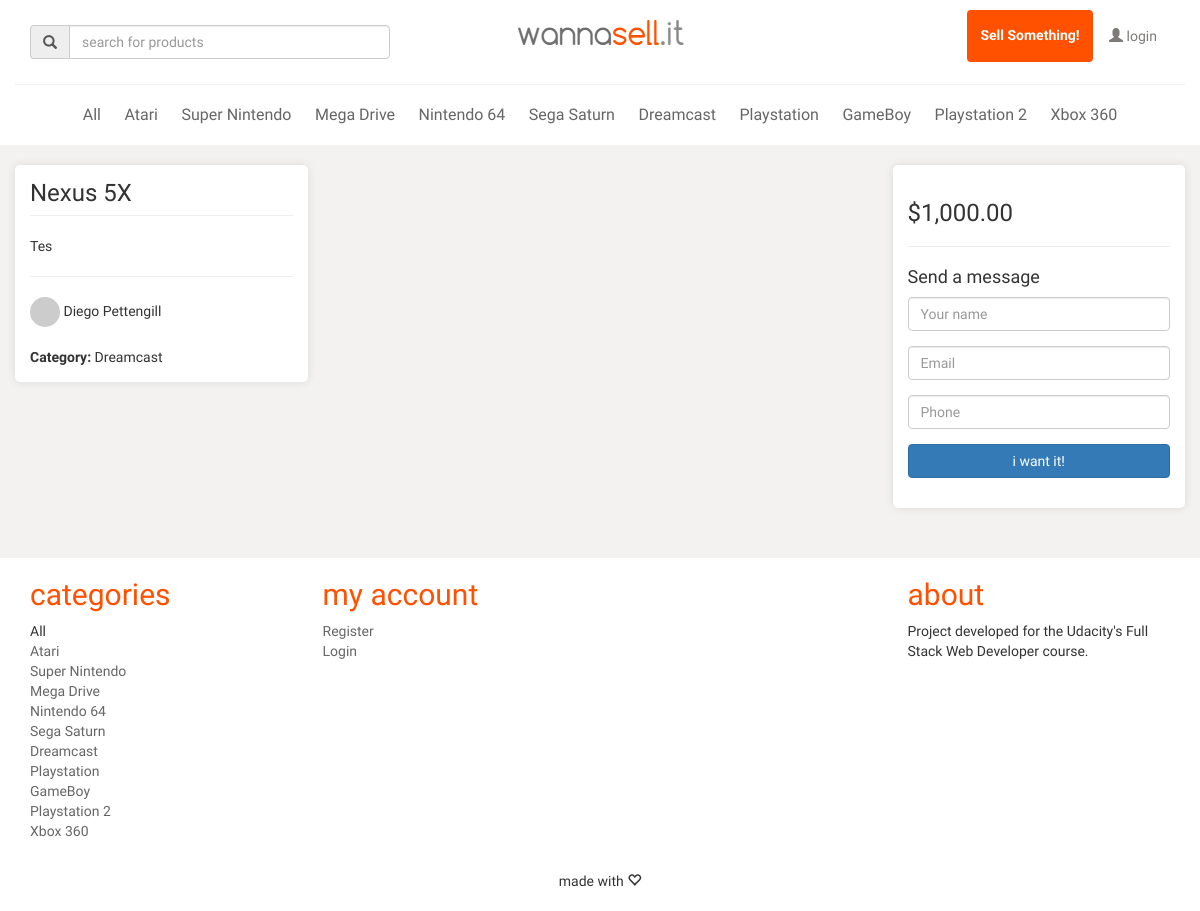
Before: /product/1/test with the older database file.
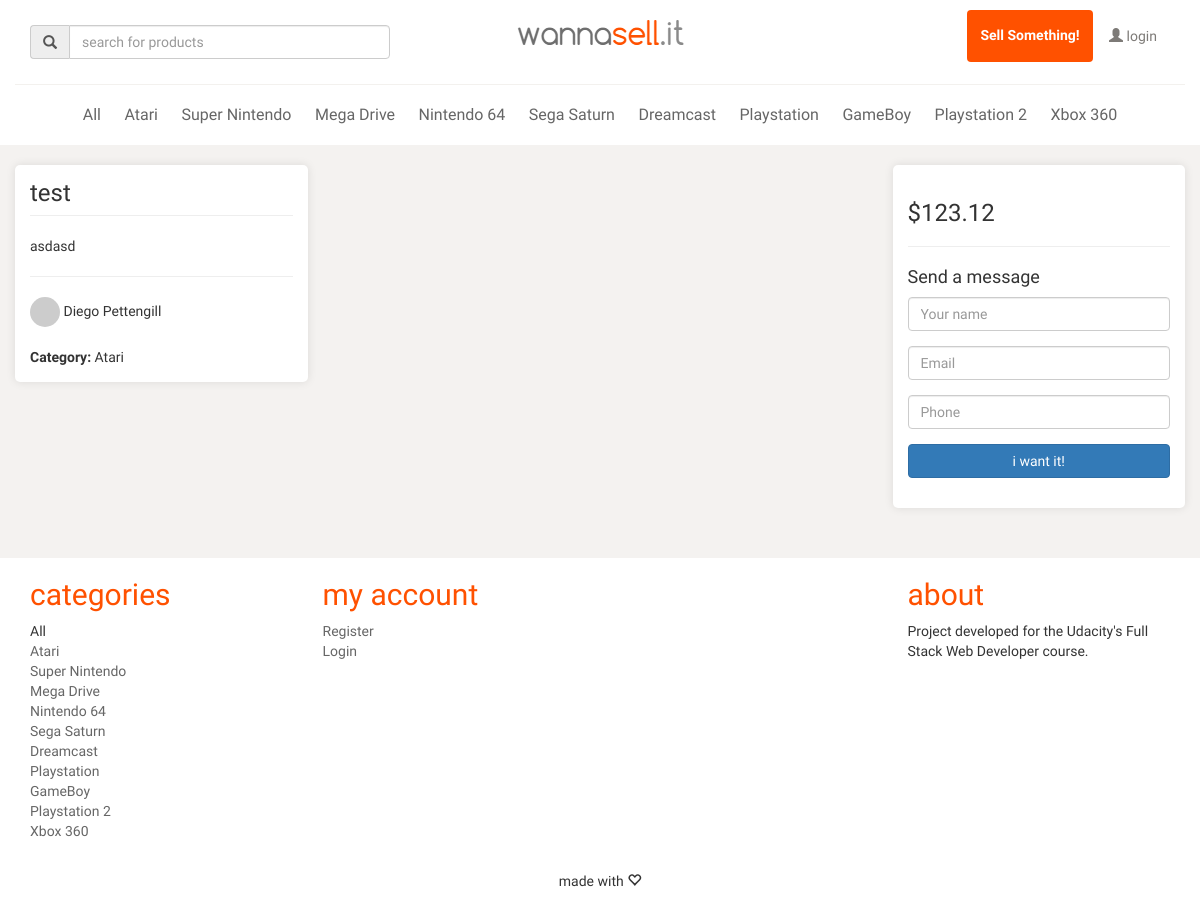
After: the same page with the newer database file.
### catalog/models.py (models this page shows, shortened)
class Product(Base):
    __tablename__ = "products"
    id = Column(Integer, primary_key=True)
    title = Column(String(150), nullable=False)
    slug = Column(String(150), nullable=False)
    description = Column(Text)
    category_id = Column(Integer, ForeignKey("categories.id"))
    category = relationship(Category)
    user_id = Column(Integer, ForeignKey("users.id"))
    user = relationship(User)
    picture = Column(String(250))
    price = Column(Integer)
    created_at = Column(DateTime, default=get_current_time)
    updated_at = Column(DateTime, default=get_current_time,
                        onupdate=get_current_time)

class Category(Base):
    __tablename__ = "categories"
    id = Column(Integer, primary_key=True)
    name = Column(String(100), nullable=False)
    slug = Column(String(100), nullable=False)

### catalog/site/routes.py (the view)
@site.route('/product/<int:product_id>/<product_slug>')
def product_view(product_id, product_slug):
    product = Product.query.filter_by(id=product_id).first()
    return render_template(
        'products/view.html',
        product=product
    )

### catalog/site/routes.py (called while the page is built)
@app.context_processor
def inject():
    categories = Category.query.all()
    return dict(categories=categories)

### catalog/site/templates/products/view.html (shortened to what this page needs)
{% extends "main.html" %}
{% block content %}
<div class="container page">
    <div class="row">
        <div class="col-xs-3 col-sm-3 col-md-3 col-lg-3 box">
            <div class="page-header">
                <h3>{{ product.title }}</h3>
            </div>
            <p>
                {{ product.description }}
            </p>
            <hr>
            <div class="item-author">
                <img src="https://placehold.it/30x30" class="img-circle"
                     alt="">
                {{ product.user.name }}
            </div>
            <div class="item-category">
                <strong>Category:</strong> {{ product.category.name }}
            </div>
        </div>
        <div class="col-xs-6 col-sm-6 col-md-6 col-lg-6">
            <div class="product-actions">
            </div>
        </div>
        <div class="col-xs-3 col-sm-3 col-md-3 col-lg-3 box">
            <h3>
                ${{ product.price }}
            </h3>
            <hr>
            <h4>
                Send a message
            </h4>
            <form action="">
                <div class="form-group">
                    <input type="text" class="form-control" name="name"
                           placeholder="Your name">
                </div>
                <div class="form-group">
                    <input type="text" class="form-control" name="email"
                           placeholder="Email">
                </div>
                <div class="form-group">
                    <input type="text" class="form-control" name="phone"
                           placeholder="Phone">
                </div>
                <div class="form-group">
                     <button class="btn btn-primary btn-block">
                i want it!
            </button>
                </div>
            </form>
        </div>
    </div>
</div>
{% endblock %}

### catalog/site/templates/main.html (shortened to what the changed rows need)
<!DOCTYPE html>
<html lang="en">
<head>
    <link rel="stylesheet" href="{{ url_for('static', filename='css/bootstrap.min.css')}}">
    <link rel="stylesheet" href="{{ url_for('static', filename='css/style.css')}}">
</head>
<body>
<header>
    <div class="container">
        <div class="row">
            <div class="col-xs-12">
                <nav id="categories-menu-wrapper" class="text-center">
                    <ul id="categories-menu">
                        {% for category in categories %}
                        <li>
                            <a
                                    href="{{ url_for('site.category', slug=category.slug) }}">
                                {{ category.name }}
                            </a>
                        </li>
                        {% endfor %}
                    </ul>
                </nav>
            </div>
        </div>
    </div>
</header>
<section id="main-container" class="bg">
    {% block content %}
    {% endblock %}
</section>
<footer>
    <div class="container">
        <div class="row">
            <div class="col-xs-3 col-sm-3 col-md-3 col-lg-3">
                <h2>categories</h2>
                <ul class="list-unstyled">
                    {% for category in categories: %}
                    <li>
                        <a href="#">
                            {{ category.name }}
                        </a>
                    </li>
                    {% endfor %}
                </ul>
            </div>
            <div class="col-xs-3 col-sm-3 col-md-3 col-lg-3">
                <h2>my account</h2>
            </div>
            <div class="col-xs-3 col-sm-3 col-md-3 col-lg-3">
                <h2>about</h2>
            </div>
        </div>
    </div>
</footer>
</body>
</html>

Changed rows visible on the page:
changed Product: title "Nexus 5X" → "test"; description "Tes" → "asdasd"; price "1,000.00" → "123.12"
Other visible differences:
{{ product.category.name }}: "Dreamcast" → "Atari"
